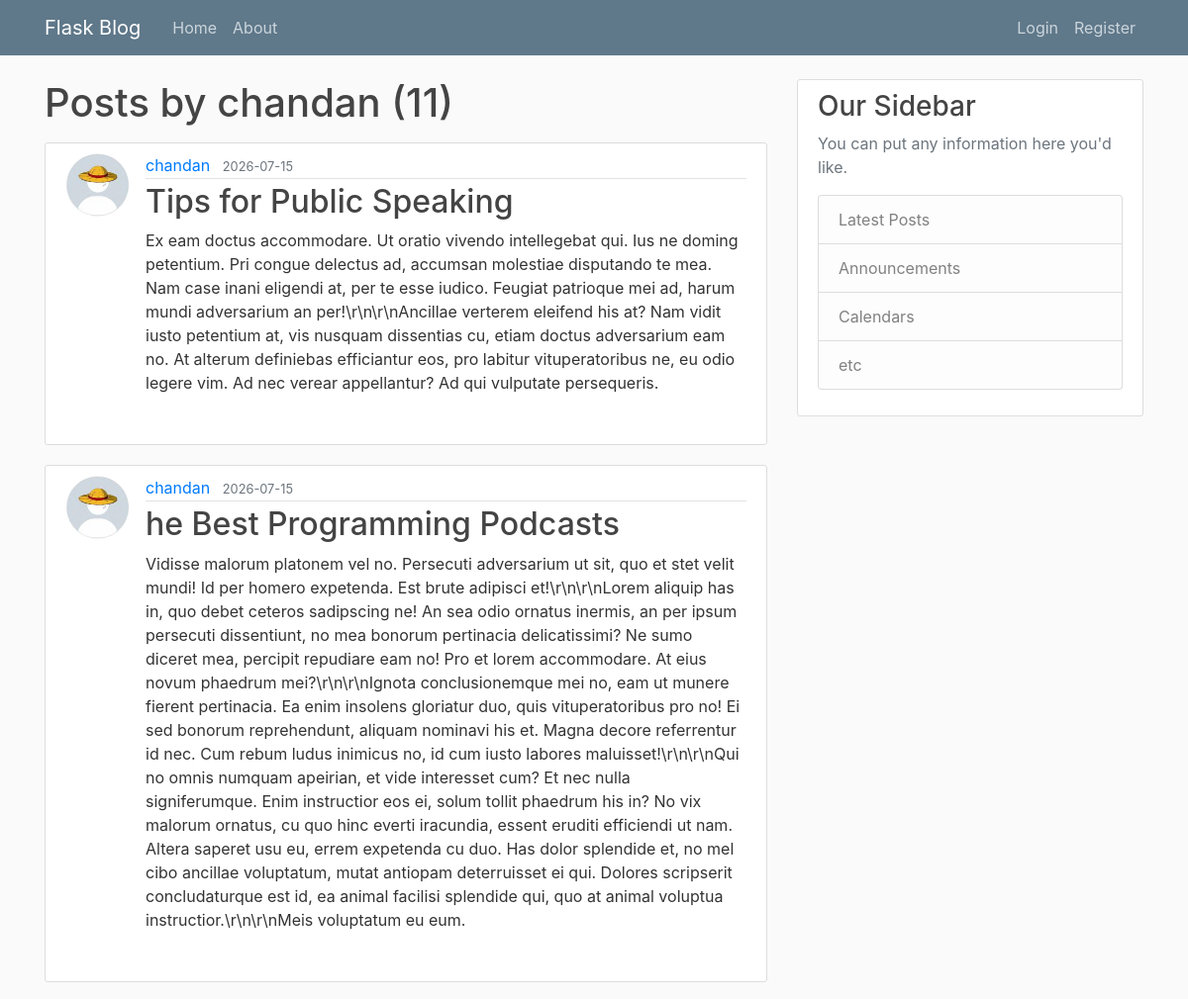
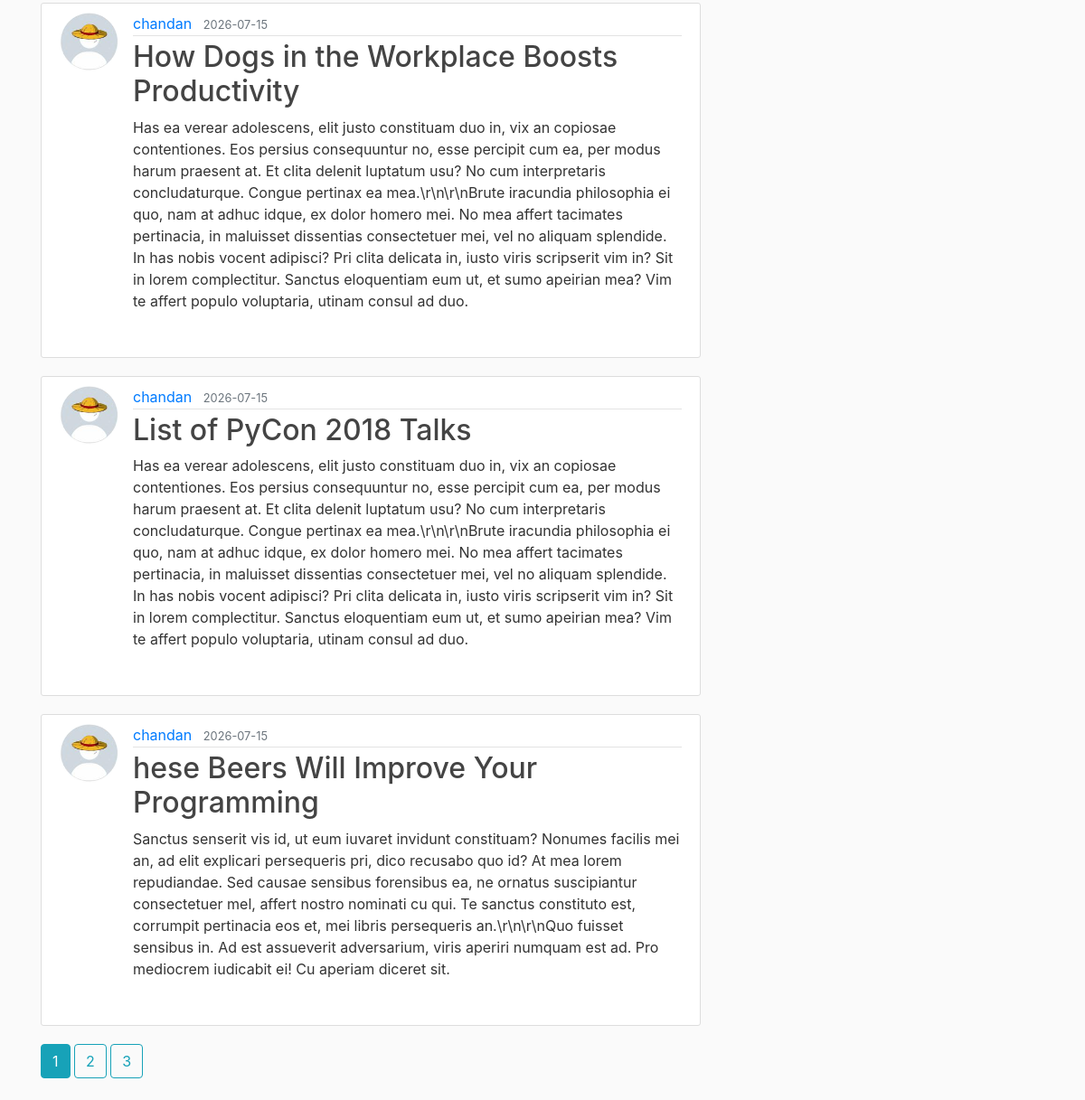
/user/chandan, run on the app's committed database (2 pictures, top to bottom).
### flaskblog/model.py (models this page shows, shortened)
class User(db.Model,UserMixin):
    id = db.Column(db.Integer,primary_key=True)
    username = db.Column(db.String(20),unique=True,nullable = False)
    email = db.Column(db.String(120),unique=True,nullable = False)
    image_file = db.Column(db.String(30),nullable = False, default = 'default.jpg')
    password = db.Column(db.String(100),nullable = False)
    posts = db.relationship('Post',backref='author',lazy = True)

class Post(db.Model):
    id = db.Column(db.Integer,primary_key = True)
    title = db.Column(db.String(100),nullable = False)
    date_posted = db.Column(db.DateTime,nullable=False,default=datetime.utcnow)
    content = db.Column(db.Text,nullable = False)
    user_id = db.Column(db.Integer, db.ForeignKey('user.id'), nullable=False)

### flaskblog/routes.py (the view)
@app.route("/user/<string:username>")
def user_posts(username):
    page = request.args.get('page',1,type=int)
    user = User.query.filter_by(username = username).first_or_404()
    posts = Post.query.filter_by(author=user)\
        .order_by(Post.date_posted.desc())\
        .paginate(page=page,per_page=5)
    return render_template("user_posts.html",posts = posts,user = user)

### flaskblog/templates/user_posts.html
{% extends "layout.html" %}
{% block content %}
    <h1 class="mb-3"> Posts by {{ user.username }} ({{ posts.total }})</h1>
    {% for post in posts.items %}
       <article class="media content-section">
        <img  class = "rounded-circle article-img" src = "{{ url_for('static',filename='profile_pics/' + post.author.image_file )}}">
        <div class="media-body">
            <div class="article-metadata">
            <a class="mr-2" href="{{ url_for('user_posts',username = post.author.username)}}">{{ post.author.username }}</a>
            <small class="text-muted">{{ post.date_posted.strftime('%Y-%m-%d') }}</small>
            </div>
            <h2><a class="article-title" href="{{ url_for('post',post_id = post.id )}}">{{ post.title }}</a></h2>
            <p class="article-content">{{ post.content }}</p><br>
        </div>
        </article>
    {% endfor %}
    {% for page_num in posts.iter_pages(left_edge=1,right_edge=1,left_current = 1,right_current =2) %}
        {% if page_num %}
            {% if posts.page == page_num %}
                <a class = "btn btn-info mb-4" href = "{{url_for('user_posts',username = user.username , page = page_num)}}">{{ page_num }}</a>
            {% else %}
                <a class = "btn btn-outline-info mb-4" href = "{{url_for('user_posts',username = user.username, page = page_num)}}">{{ page_num }}</a>
            {% endif %}
        {% else %}
            ...
        {% endif %}
    {% endfor %}
{% endblock %}

### flaskblog/templates/layout.html (shortened to what this page needs)
<!DOCTYPE html>
<html lang="en">
<head>
    <link rel="stylesheet" href="https://cdn.jsdelivr.net/npm/bootstrap@4.4.1/dist/css/bootstrap.min.css">
     <link rel="stylesheet" type = "text/css" href = "{{ url_for('static',filename='main.css')}}">
</head>
<body>
    <header class="site-header">
    <nav class="navbar navbar-expand-md navbar-dark bg-steel fixed-top">
        <div class="container">
        <a class="navbar-brand mr-4" href="/">Flask Blog</a>
        <div class="collapse navbar-collapse" id="navbarToggle">
            <div class="navbar-nav mr-auto">
            <a class="nav-item nav-link" href="{{ url_for('home')}}">Home</a>
            <a class="nav-item nav-link" href="{{ url_for('about')}}">About</a>
            </div>
            <div class="navbar-nav">
                {% if current_user.is_authenticated %}
                    <a class="nav-item nav-link" href="{{ url_for('new_post')}}">New Post</a>
                    <a class="nav-item nav-link" href="{{ url_for('logout')}}">Logout</a>
                    <a class="nav-item nav-link" href="{{ url_for('account')}}">Account</a>
                {% else %}
            <a class="nav-item nav-link" href="{{ url_for('login')}}">Login</a>
            <a class="nav-item nav-link" href="{{ url_for('register')}}">Register</a>
            {% endif %}
            </div>
        </div>
        </div>
    </nav>
    </header>
    <main role="main" class="container">
    <div class="row">
        <div class="col-md-8">
        {% block content %}{% endblock %}
        </div>
        <div class="col-md-4">
        <div class="content-section">
            <h3>Our Sidebar</h3>
            <p class='text-muted'>You can put any information here you'd like.
            <ul class="list-group">
                <li class="list-group-item list-group-item-light">Latest Posts</li>
                <li class="list-group-item list-group-item-light">Announcements</li>
                <li class="list-group-item list-group-item-light">Calendars</li>
                <li class="list-group-item list-group-item-light">etc</li>
            </ul>
            </p>
        </div>
        </div>
    </div>
    </main>
</body>
</html>

### flaskblog/static/main.css (style rules this page uses)
body { background: #fafafa; color: #333333; margin-top: 5rem; }
h1, h2, h3, h4, h5, h6 { color: #444444; }
.bg-steel { background-color: #5f788a; }
.site-header .navbar-nav .nav-link { color: #cbd5db; }
.content-section { background: #ffffff; padding: 10px 20px; border: 1px solid #dddddd; border-radius: 3px; margin-bottom: 20px; }
.article-title { color: #444444; }
.article-content { white-space: pre-line; }
.article-img { height: 65px; width: 65px; margin-right: 16px; }
.article-metadata { padding-bottom: 1px; margin-bottom: 4px; border-bottom: 1px solid #e3e3e3 }

### data on the page
User: username "chandan"
Post: image_file (picture), author.username "chandan", date_posted "2026-07-15", title "Tips for Public Speaking", content "Ex eam doctus accommodare. Ut oratio vivendo intellegebat qui. Ius ne doming petentium. Pri congue delectus ad, accumsan molestiae disputando te mea. Nam case inani eligendi at, per te esse iudico. Feugiat patrioque mei ad, harum mundi adversarium an per!\\r\\n\\r\\nAncillae verterem eleifend his at? Nam vidit iusto petentium at, vis nusquam dissentias cu, etiam doctus adversarium eam no. At alterum definiebas efficiantur eos, pro labitur vituperatoribus ne, eu odio legere vim. Ad nec verear appellantur? Ad qui vulputate persequeris."
Post: image_file (picture), author.username "chandan", date_posted "2026-07-15", title "he Best Programming Podcasts", content "Vidisse malorum platonem vel no. Persecuti adversarium ut sit, quo et stet velit mundi! Id per homero expetenda. Est brute adipisci et!\\r\\n\\r\\nLorem aliquip has in, quo debet ceteros sadipscing ne! An sea odio ornatus inermis, an per ipsum persecuti dissentiunt, no mea bonorum pertinacia delicatissimi? Ne sumo diceret mea, percipit repudiare eam no! Pro et lorem accommodare. At eius novum phaedrum mei?\\r\\n\\r\\nIgnota conclusionemque mei no, eam ut munere fierent pertinacia. Ea enim insolens gloriatur duo, quis vituperatoribus pro no! Ei sed bonorum reprehendunt, aliquam nominavi his et. Magna decore referrentur id nec. Cum rebum ludus inimicus no, id cum iusto labores maluisset!\\r\\n\\r\\nQui…"
Post: image_file (picture), author.username "chandan", date_posted "2026-07-15", title "How Dogs in the Workplace Boosts Productivity", content "Has ea verear adolescens, elit justo constituam duo in, vix an copiosae contentiones. Eos persius consequuntur no, esse percipit cum ea, per modus harum praesent at. Et clita delenit luptatum usu? No cum interpretaris concludaturque. Congue pertinax ea mea.\\r\\n\\r\\nBrute iracundia philosophia ei quo, nam at adhuc idque, ex dolor homero mei. No mea affert tacimates pertinacia, in maluisset dissentias consectetuer mei, vel no aliquam splendide. In has nobis vocent adipisci? Pri clita delicata in, iusto viris scripserit vim in? Sit in lorem complectitur. Sanctus eloquentiam eum ut, et sumo apeirian mea? Vim te affert populo voluptaria, utinam consul ad duo."
Post: image_file (picture), author.username "chandan", date_posted "2026-07-15", title "List of PyCon 2018 Talks", content "Has ea verear adolescens, elit justo constituam duo in, vix an copiosae contentiones. Eos persius consequuntur no, esse percipit cum ea, per modus harum praesent at. Et clita delenit luptatum usu? No cum interpretaris concludaturque. Congue pertinax ea mea.\\r\\n\\r\\nBrute iracundia philosophia ei quo, nam at adhuc idque, ex dolor homero mei. No mea affert tacimates pertinacia, in maluisset dissentias consectetuer mei, vel no aliquam splendide. In has nobis vocent adipisci? Pri clita delicata in, iusto viris scripserit vim in? Sit in lorem complectitur. Sanctus eloquentiam eum ut, et sumo apeirian mea? Vim te affert populo voluptaria, utinam consul ad duo."
Post: image_file (picture), author.username "chandan", date_posted "2026-07-15", title "hese Beers Will Improve Your Programming", content "Sanctus senserit vis id, ut eum iuvaret invidunt constituam? Nonumes facilis mei an, ad elit explicari persequeris pri, dico recusabo quo id? At mea lorem repudiandae. Sed causae sensibus forensibus ea, ne ornatus suscipiantur consectetuer mel, affert nostro nominati cu qui. Te sanctus constituto est, corrumpit pertinacia eos et, mei libris persequeris an.\\r\\n\\r\\nQuo fuisset sensibus in. Ad est assueverit adversarium, viris aperiri numquam est ad. Pro mediocrem iudicabit ei! Cu aperiam diceret sit."

### other printed values
{{ posts.total }} "11"
{{ page_num }} "1"
{{ page_num }} "2" "3"
